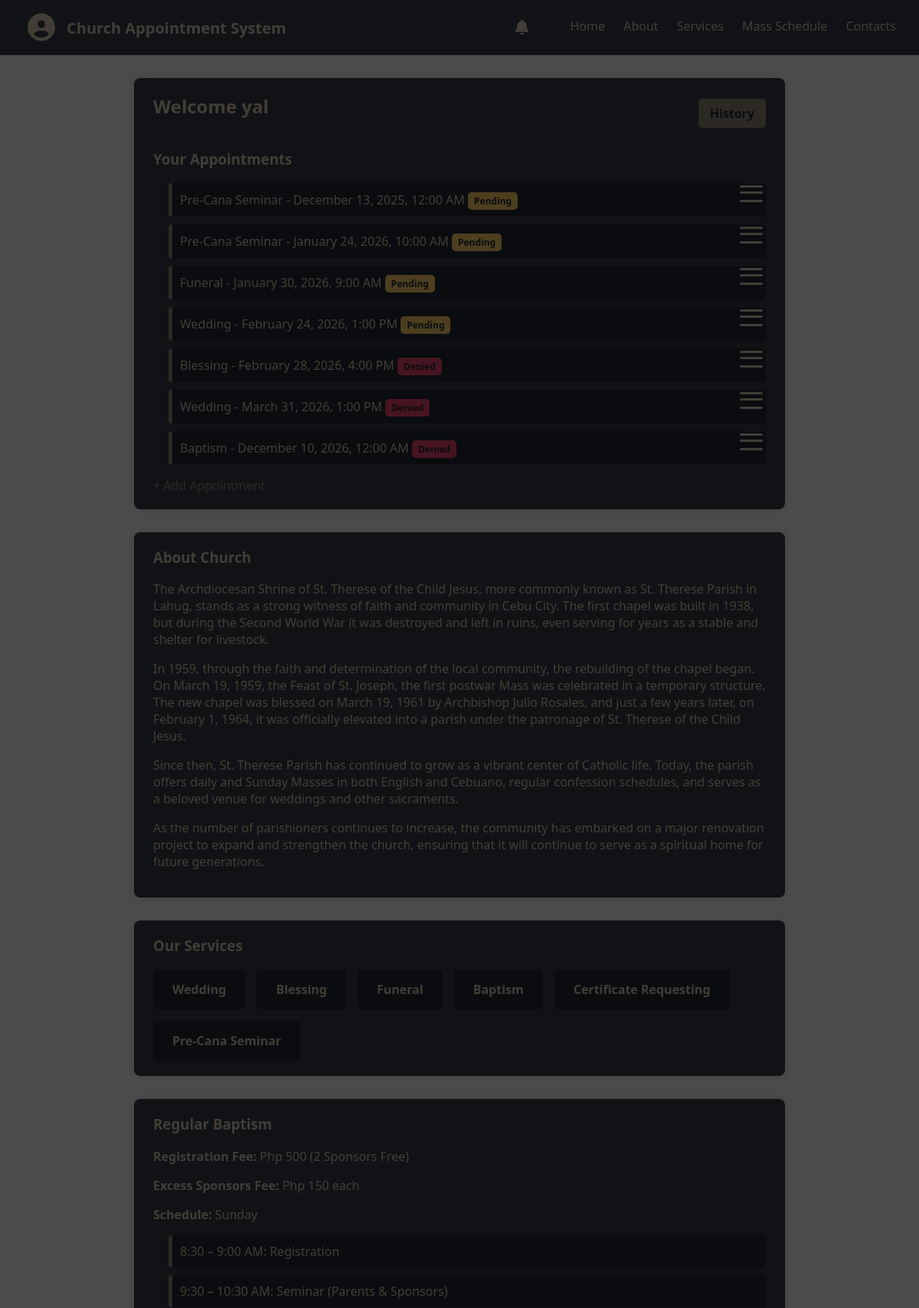
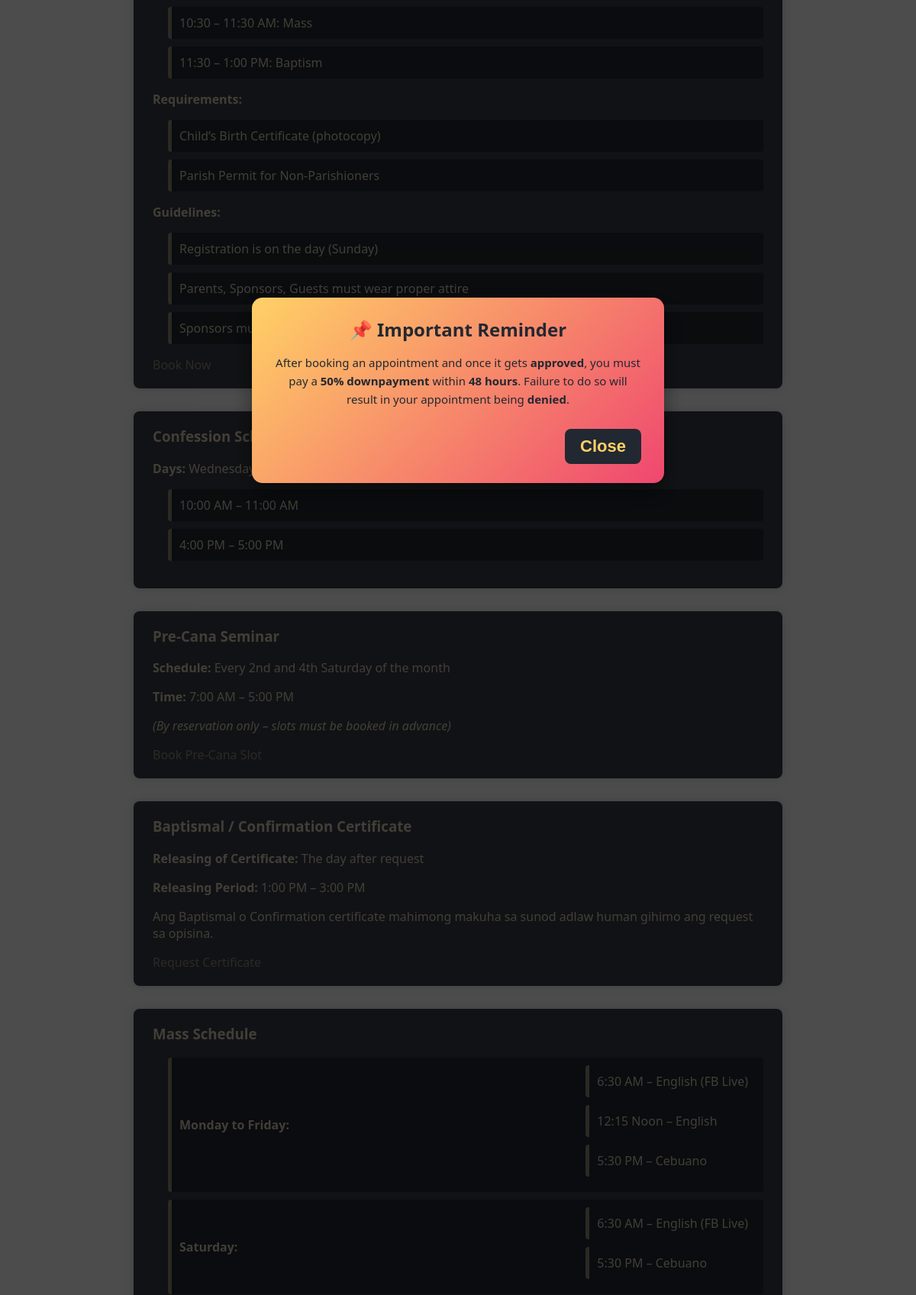
Page /dashboard.php (signed in, upper part) on the committed database (2 pictures, top to bottom).
### tables this page shows
CREATE TABLE `appointments` (
  `id` int(11) NOT NULL,
  `user_id` int(11) DEFAULT NULL,
  `type` varchar(100) DEFAULT NULL,
  `reason` text DEFAULT NULL,
  `appointment_date` datetime DEFAULT NULL,
  `approved` tinyint(1) DEFAULT NULL,
  `assigned_slot` datetime DEFAULT NULL,
  `extra_info` text DEFAULT NULL,
  `is_deleted` tinyint(1) NOT NULL DEFAULT 0,
  `location` varchar(255) DEFAULT NULL,
  `price` int(11) NOT NULL DEFAULT 0,
  `payment_status` varchar(20) DEFAULT 'Not Paid',
  `assigned_staff_id` int(11) DEFAULT NULL,
  `requirements` longtext DEFAULT NULL CHECK (json_valid(`requirements`)),
  `survey_submitted` tinyint(1) DEFAULT 0,
  `survey_shown` tinyint(1) DEFAULT 0
);

### dashboard.php (the view, shortened to what this page needs)
<?php
include "db.php";
$showReminder = false;
if (!isset($_SESSION['show_reminder'])) {
    $showReminder = true;
}
$user = $_SESSION['user'];
$res = $conn->query("SELECT * FROM appointments WHERE user_id = " . intval($user['id']) . " ORDER BY appointment_date ASC");
?>
<!DOCTYPE html>
<html lang="en">
<head>
    <link rel="stylesheet" href="https://cdnjs.cloudflare.com/ajax/libs/font-awesome/6.4.0/css/all.min.css">
</head>
<body>
<?php if ($showReminder): ?>
<div id="reminderModal" class="modal-overlay" role="dialog" aria-modal="true">
    <div class="modal-box">
        <h2>📌 Important Reminder</h2>
        <p>
            After booking an appointment and once it gets <strong>approved</strong>, you must pay a <strong>50% downpayment</strong> within <strong>48 hours</strong>.
            Failure to do so will result in your appointment being <strong>denied</strong>.
        </p>
        <div style="text-align:center; margin-top:12px;">
            <button id="closeReminder" class="close-btn">Close</button>
        </div>
    </div>
</div>
<?php endif; ?>
<div class="header">
    <div style="display:flex; align-items:center; gap:15px;">
        <div class="profile-menu">
            <button class="profile-button" id="profileBtn">
                <i class="fa-solid fa-user-circle"></i>
            </button>
        </div>
        <div class="header-title">Church Appointment System</div>
    </div>
    <div class="nav-links">
        <div class="notif-bell">
            <button id="notifBtn">
                <i class="fa-solid fa-bell"></i>
            </button>
        </div>
        <a href="#home">Home</a>
        <a href="#history">About</a>
        <a href="#services">Services</a>
        <a href="#mass">Mass Schedule</a>
        <a href="#contacts">Contacts</a>
    </div>
</div>
<div class="container" id="home">
    <div class="top-bar">
        <h2>Welcome <?= htmlspecialchars($user['name']) ?></h2>
        <a href="appointment_history.php">History</a>
    </div>
    <h3>Your Appointments</h3>
    <?php if ($res->num_rows === 0): ?>
      <p>No appointments found.</p>
    <?php else: ?>
    <ul>
        <?php
    while ($row = $res->fetch_assoc()):
    ?>
            <li>
<div>
    <?php
        $displayParts = [];
        if (!empty($row['type'])) {
            $displayParts[] = htmlspecialchars($row['type']);
        }
        $apptDate = $row['appointment_date'] ?? '';
        $formattedDate = $apptDate ? date("F j, Y, g:i A", strtotime($apptDate)) : 'TBA';
        $displayParts[] = $formattedDate;
        echo implode(' - ', $displayParts);
        if (is_null($row['approved'])) {
            echo '<span class="badge badge-pending">Pending</span>';
        } elseif ($row['approved'] == 1) {
            echo '<span class="badge badge-approved">Approved</span>';
        } else {
            echo '<span class="badge badge-denied">Denied</span>';
        }
    ?>
</div>
                <div class="menu-bar">
                    <button class="menu-button" aria-label="Toggle menu">
                        <span class="hamburger-icon"></span>
                    </button>
                </div>
            </li>
        <?php endwhile; ?>
    </ul>
    <?php endif; ?>
    <a href="add_appointment.php" class="add-appointment">+ Add Appointment</a>
</div>
<div class="container" id="history">
   <h3>About Church</h3>
   <p>
     The Archdiocesan Shrine of St. Therese of the Child Jesus, more commonly known as St. Therese Parish in Lahug, stands as a strong witness of faith and community in Cebu City. The first chapel was built in 1938, but during the Second World War it was destroyed and left in ruins, even serving for years as a stable and shelter for livestock.
   </p>
   <p>
     In 1959, through the faith and determination of the local community, the rebuilding of the chapel began. On March 19, 1959, the Feast of St. Joseph, the first postwar Mass was celebrated in a temporary structure. The new chapel was blessed on March 19, 1961 by Archbishop Julio Rosales, and just a few years later, on February 1, 1964, it was officially elevated into a parish under the patronage of St. Therese of the Child Jesus.
   </p>
   <p>
     Since then, St. Therese Parish has continued to grow as a vibrant center of Catholic life. Today, the parish offers daily and Sunday Masses in both English and Cebuano, regular confession schedules, and serves as a beloved venue for weddings and other sacraments.
   </p>
   <p>
     As the number of parishioners continues to increase, the community has embarked on a major renovation project to expand and strengthen the church, ensuring that it will continue to serve as a spiritual home for future generations.
   </p>
</div>
<div class="container" id="services">
    <h3>Our Services</h3>
    <div class="services-list">
        <a href="add_appointment.php?type=Wedding" class="service-box">Wedding</a>
        <a href="add_appointment.php?type=Blessing" class="service-box">Blessing</a>
        <a href="add_appointment.php?type=Funeral" class="service-box">Funeral</a>
        <div class="service-box dropdown">
            Baptism
        </div>
        <a href="add_appointment.php?type=Certificate Requesting" class="service-box">Certificate Requesting</a>
        <a href="add_appointment.php?type=Pre-Cana Seminar" class="service-box">Pre-Cana Seminar</a>
    </div>
</div>
<div class="container" id="regular-baptism">
    <h3>Regular Baptism</h3>
    <p><strong>Registration Fee:</strong> Php 500 (2 Sponsors Free)</p>
    <p><strong>Excess Sponsors Fee:</strong> Php 150 each</p>
    <p><strong>Schedule:</strong> Sunday</p>
    <ul>
        <li>8:30 – 9:00 AM: Registration</li>
        <li>9:30 – 10:30 AM: Seminar (Parents & Sponsors)</li>
        <li>10:30 – 11:30 AM: Mass</li>
        <li>11:30 – 1:00 PM: Baptism</li>
    </ul>
    <p><strong>Requirements:</strong></p>
    <ul>
        <li>Child’s Birth Certificate (photocopy)</li>
        <li>Parish Permit for Non-Parishioners</li>
    </ul>
    <p><strong>Guidelines:</strong></p>
    <ul>
        <li>Registration is on the day (Sunday)</li>
        <li>Parents, Sponsors, Guests must wear proper attire</li>
        <li>Sponsors must be Catholic</li>
    </ul>
    <a href="add_appointment.php?type=Regular Baptism" class="book-btn">Book Now</a>
</div>
<div class="container" id="confession">
    <h3>Confession Schedule</h3>
    <p><strong>Days:</strong> Wednesday and Friday</p>
    <ul>
        <li>10:00 AM – 11:00 AM</li>
        <li>4:00 PM – 5:00 PM</li>
    </ul>
</div>
<div class="container" id="precana">
    <h3>Pre-Cana Seminar</h3>
    <p><strong>Schedule:</strong> Every 2nd and 4th Saturday of the month</p>
    <p><strong>Time:</strong> 7:00 AM – 5:00 PM</p>
    <p><em>(By reservation only – slots must be booked in advance)</em></p>
    <a href="add_appointment.php?type=Pre-Cana Seminar" class="book-btn">Book Pre-Cana Slot</a>
</div>
<div class="container" id="certificate">
    <h3>Baptismal / Confirmation Certificate</h3>
    <p><strong>Releasing of Certificate:</strong> The day after request</p>
    <p><strong>Releasing Period:</strong> 1:00 PM – 3:00 PM</p>
    <p>Ang Baptismal o Confirmation certificate mahimong makuha sa sunod adlaw human gihimo ang request sa opisina.</p>
    <a href="add_appointment.php?type=Certificate Releasing" class="book-btn">Request Certificate</a>
</div>
<div class="container" id="mass">
    <h3>Mass Schedule</h3>
    <ul>
        <li><strong>Monday to Friday:</strong>
            <ul>
                <li>6:30 AM – English (FB Live)</li>
                <li>12:15 Noon – English</li>
                <li>5:30 PM – Cebuano</li>
            </ul>
        </li>
        <li><strong>Saturday:</strong>
            <ul>
                <li>6:30 AM – English (FB Live)</li>
                <li>5:30 PM – Cebuano</li>
            </ul>
        </li>
    </ul>
</div>
</body>
</html>

### dashboard.php (style rules this page uses)
body { position: relative; color: #DFD0B8; font-family: 'Segoe UI', Tahoma, Geneva, Verdana, sans-serif; margin: 0; padding: 0; z-index: 1; overflow-x: hidden; overflow-y: auto; }
body::before { content: ""; position: fixed; inset: 0; background: url("../image/st therese.jpg") no-repeat center center fixed; background-size: cover; filter: blur(6px); transform: scale(1.1); z-index: -1; }
.header { background-color: #393E46; color: #DFD0B8; padding: 15px 30px; display: flex; justify-content: space-between; align-items: center; position: sticky; top: 0; z-index: 1000; }
.header-title { font-size: 20px; font-weight: bold; }
.nav-links a { margin-left: 20px; color: #DFD0B8; text-decoration: none; font-weight: 500; }
.container { max-width: 800px; margin: 30px auto; background: #393E46; padding: 20px 25px; border-radius: 8px; box-shadow: 0 0 12px rgba(0, 0, 0, 0.15); }
h2, h3 { margin-top: 0; color: #DFD0B8; }
ul { padding-left: 20px; }
li { margin-bottom: 10px; background: #222831; padding: 10px; border-left: 5px solid #948979; border-radius: 4px; display: flex; justify-content: space-between; align-items: center; }
.badge { padding: 3px 8px; border-radius: 5px; font-size: 12px; font-weight: bold; color: #222831; }
.badge-pending { background-color: #FFD166; }
.badge-denied { background-color: #EF476F; }
a { color: #948979; text-decoration: none; font-weight: 500; }
.menu-bar { position: relative; display: inline-block; }
.menu-button { background: none; border: none; cursor: pointer; font-size: 24px; width: 30px; height: 24px; display: flex; flex-direction: column; justify-content: space-between; }
.hamburger-icon, .hamburger-icon::before, .hamburger-icon::after { content: ''; display: block; width: 30px; height: 3px; background: #DFD0B8; border-radius: 5px; transition: all 0.3s ease-in-out; }
.hamburger-icon::before { transform: translateY(-8px); }
.hamburger-icon::after { transform: translateY(8px); }
.top-bar { display: flex; align-items: center; margin-bottom: 20px; gap: 15px; flex-wrap: wrap; }
.top-bar h2 { margin-right: auto; }
.top-bar a { background: #948979; color: #222831; padding: 8px 15px; border-radius: 5px; font-weight: bold; transition: 0.3s; }
.services-list { display: flex; flex-wrap: wrap; gap: 15px; }
.service-box { background: #222831; padding: 15px 25px; border-radius: 6px; color: #DFD0B8; font-weight: 600; transition: 0.3s; }
.notif-bell { position: relative; display: inline-flex; align-items: center; justify-content: center; margin-right: 25px; vertical-align: middle; }
.notif-bell button { background: none; border: none; color: #DFD0B8; font-size: 20px; cursor: pointer; padding: 5px; transition: transform 0.2s ease, color 0.2s ease; }
.close-btn { float: right; font-size: 22px; font-weight: bold; cursor: pointer; color: #DFD0B8; }
.profile-menu { position: relative; display: inline-block; }
.profile-button { background: none; border: none; cursor: pointer; width: 42px; height: 42px; border-radius: 50%; overflow: hidden; transition: 0.3s; }
.profile-button i { font-size: 36px; color: #DFD0B8; transition: color 0.3s ease; }
.profile-button::after { content: ""; position: absolute; top: -4px; left: -4px; width: 50px; height: 50px; border: 2px solid #948979; border-radius: 50%; opacity: 0; transition: opacity 0.3s ease; }
.dropdown { position: relative; cursor: pointer; }
.modal-overlay { position: fixed; top: 0; left: 0; width: 100%; height: 100%; background: rgba(0,0,0,0.7); display: flex; justify-content: center; align-items: center; z-index: 99999; }
.modal-box { background: #fff; color: #333; max-width: 420px; padding: 1.7rem; border-radius: 10px; text-align: center; box-shadow: 0 8px 25px rgba(0,0,0,0.4); }
.close-btn { margin-top: 1rem; padding: 0.6rem 1.2rem; background: #007bff; color: white; border: none; border-radius: 8px; cursor: pointer; }
#reminderModal .modal-box { background: linear-gradient(135deg, #FFD166, #EF476F); color: #222831; max-width: 480px; padding: 25px 30px; border-radius: 14px; text-align: center; box-shadow: 0 12px 28px rgba(0, 0, 0, 0.4); animation: slideFadeIn 0.35s ease-out; }
#reminderModal .modal-box h2 { font-size: 24px; margin-bottom: 15px; color: #222831; }
#reminderModal .modal-box p { font-size: 15px; line-height: 1.6; color: #222831; }
#reminderModal .close-btn { background: #222831; color: #FFD166; padding: 10px 20px; font-weight: bold; border-radius: 8px; margin-top: 12px; transition: all 0.3s ease; }

### rows in the picture
appointments: displayParts "Pre-Cana Seminar - December 13, 2025, 12:00 AM", shows "Pending"
appointments: displayParts "Pre-Cana Seminar - January 24, 2026, 10:00 AM", shows "Pending"
appointments: displayParts "Funeral - January 30, 2026, 9:00 AM", shows "Pending"
appointments: displayParts "Wedding - February 24, 2026, 1:00 PM", shows "Pending"
appointments: displayParts "Blessing - February 28, 2026, 4:00 PM", approved "Denied"
appointments: displayParts "Wedding - March 31, 2026, 1:00 PM", approved "Denied"
appointments: displayParts "Baptism - December 10, 2026, 12:00 AM", approved "Denied"

### other values in the picture
$user['name'] "yal"
